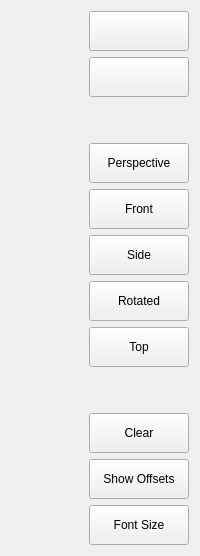
                    <widget class="QWidget" name="tabPreview">
                     <attribute name="title">
                      <string>Preview</string>
                     </attribute>
                     <layout class="QHBoxLayout" name="horizontalLayout_2">
                      <item>
                       <widget class="GCodeGraphics" name="gcodegraphics">
                        <property name="focusPolicy">
                         <enum>Qt::ClickFocus</enum>
                        </property>
                        <property name="_view" stdset="0">
                         <string>p</string>
                        </property>
                        <property name="_dro" stdset="0">
                         <bool>true</bool>
                        </property>
                        <property name="_dtg" stdset="0">
                         <bool>true</bool>
                        </property>
                        <property name="_metric" stdset="0">
                         <bool>true</bool>
                        </property>
                        <property name="_overlay" stdset="0">
                         <bool>true</bool>
                        </property>
                        <property name="_offsets" stdset="0">
                         <bool>false</bool>
                        </property>
                        <property name="_small_origin" stdset="0">
                         <bool>true</bool>
                        </property>
                        <property name="background_color" stdset="0">
                         <color>
                          <red>0</red>
                          <green>0</green>
                          <blue>72</blue>
                         </color>
                        </property>
                        <property name="_use_gradient_background" stdset="0">
                         <bool>true</bool>
                        </property>
                        <property name="jog_color" stdset="0">
                         <color alpha="0">
                          <red>192</red>
                          <green>192</green>
                          <blue>0</blue>
                         </color>
                        </property>
                        <property name="Feed_color" stdset="0">
                         <color alpha="0">
                          <red>0</red>
                          <green>192</green>
                          <blue>0</blue>
                         </color>
                        </property>
                        <property name="Rapid_color" stdset="0">
                         <color alpha="0">
                          <red>0</red>
                          <green>192</green>
                          <blue>192</blue>
                         </color>
                        </property>
                        <property name="overlay" stdset="0">
                         <bool>true</bool>
                        </property>
                       </widget>
                      </item>
                      <item>
                       <widget class="QFrame" name="frame">
                        <property name="minimumSize">
                         <size>
                          <width>0</width>
                          <height>0</height>
                         </size>
                        </property>
                        <property name="maximumSize">
                         <size>
                          <width>120</width>
                          <height>16777215</height>
                         </size>
                        </property>
                        <property name="frameShape">
                         <enum>QFrame::NoFrame</enum>
                        </property>
                        <property name="frameShadow">
                         <enum>QFrame::Raised</enum>
                        </property>
                        <layout class="QVBoxLayout" name="verticalLayout">
                         <property name="leftMargin">
                          <number>0</number>
                         </property>
                         <property name="topMargin">
                          <number>0</number>
                         </property>
                         <property name="rightMargin">
                          <number>0</number>
                         </property>
                         <property name="bottomMargin">
                          <number>0</number>
                         </property>
                         <item>
                          <widget class="QPushButton" name="buttonZoomIn">
                           <property name="sizePolicy">
                            <sizepolicy hsizetype="Minimum" vsizetype="Expanding">
                             <horstretch>0</horstretch>
                             <verstretch>0</verstretch>
                            </sizepolicy>
                           </property>
                           <property name="minimumSize">
                            <size>
                             <width>100</width>
                             <height>40</height>
                            </size>
                           </property>
                           <property name="text">
                            <string/>
                           </property>
                           <property name="icon">
                            <iconset resource="qtaxis.qrc">
                             <normaloff>:/toolbar/images/tool_zoomin.gif</normaloff>:/toolbar/images/tool_zoomin.gif</iconset>
                           </property>
                          </widget>
                         </item>
                         <item>
                          <widget class="QPushButton" name="buttonZoomOut">
                           <property name="sizePolicy">
                            <sizepolicy hsizetype="Minimum" vsizetype="Expanding">
                             <horstretch>0</horstretch>
                             <verstretch>0</verstretch>
                            </sizepolicy>
                           </property>
                           <property name="minimumSize">
                            <size>
                             <width>100</width>
                             <height>40</height>
                            </size>
                           </property>
                           <property name="text">
                            <string/>
                           </property>
                           <property name="icon">
                            <iconset resource="qtaxis.qrc">
                             <normaloff>:/toolbar/images/tool_zoomout.gif</normaloff>:/toolbar/images/tool_zoomout.gif</iconset>
                           </property>
                          </widget>
                         </item>
                         <item>
                          <spacer name="verticalSpacer_3">
                           <property name="orientation">
                            <enum>Qt::Vertical</enum>
                           </property>
                           <property name="sizeHint" stdset="0">
                            <size>
                             <width>20</width>
                             <height>40</height>
                            </size>
                           </property>
                          </spacer>
                         </item>
                         <item>
                          <widget class="QPushButton" name="buttonPerspectiveView">
                           <property name="sizePolicy">
                            <sizepolicy hsizetype="Minimum" vsizetype="Expanding">
                             <horstretch>0</horstretch>
                             <verstretch>0</verstretch>
                            </sizepolicy>
                           </property>
                           <property name="minimumSize">
                            <size>
                             <width>100</width>
                             <height>40</height>
                            </size>
                           </property>
                           <property name="text">
                            <string>Perspective</string>
                           </property>
                           <property name="icon">
                            <iconset resource="qtaxis.qrc">
                             <normaloff>:/toolbar/images/tool_axis_p.gif</normaloff>:/toolbar/images/tool_axis_p.gif</iconset>
                           </property>
                          </widget>
                         </item>
                         <item>
                          <widget class="QPushButton" name="buttonFrontView">
                           <property name="sizePolicy">
                            <sizepolicy hsizetype="Minimum" vsizetype="Expanding">
                             <horstretch>0</horstretch>
                             <verstretch>0</verstretch>
                            </sizepolicy>
                           </property>
                           <property name="minimumSize">
                            <size>
                             <width>100</width>
                             <height>40</height>
                            </size>
                           </property>
                           <property name="text">
                            <string>Front</string>
                           </property>
                           <property name="icon">
                            <iconset resource="qtaxis.qrc">
                             <normaloff>:/toolbar/images/tool_axis_y.gif</normaloff>:/toolbar/images/tool_axis_y.gif</iconset>
                           </property>
                          </widget>
                         </item>
                         <item>
                          <widget class="QPushButton" name="buttonSideView">
                           <property name="sizePolicy">
                            <sizepolicy hsizetype="Minimum" vsizetype="Expanding">
                             <horstretch>0</horstretch>
                             <verstretch>0</verstretch>
                            </sizepolicy>
                           </property>
                           <property name="minimumSize">
                            <size>
                             <width>100</width>
                             <height>40</height>
                            </size>
                           </property>
                           <property name="text">
                            <string>Side</string>
                           </property>
                           <property name="icon">
                            <iconset resource="qtaxis.qrc">
                             <normaloff>:/toolbar/images/tool_axis_x.gif</normaloff>:/toolbar/images/tool_axis_x.gif</iconset>
                           </property>
                          </widget>
                         </item>
                         <item>
                          <widget class="QPushButton" name="buttonRotatedView">
                           <property name="sizePolicy">
                            <sizepolicy hsizetype="Minimum" vsizetype="Expanding">
                             <horstretch>0</horstretch>
                             <verstretch>0</verstretch>
                            </sizepolicy>
                           </property>
                           <property name="minimumSize">
                            <size>
                             <width>100</width>
                             <height>40</height>
                            </size>
                           </property>
                           <property name="text">
                            <string>Rotated</string>
                           </property>
                           <property name="icon">
                            <iconset resource="qtaxis.qrc">
                             <normaloff>:/toolbar/images/tool_axis_z2.gif</normaloff>:/toolbar/images/tool_axis_z2.gif</iconset>
                           </property>
                          </widget>
                         </item>
                         <item>
                          <widget class="QPushButton" name="buttonTopView">
                           <property name="sizePolicy">
                            <sizepolicy hsizetype="Minimum" vsizetype="Expanding">
                             <horstretch>0</horstretch>
                             <verstretch>0</verstretch>
                            </sizepolicy>
                           </property>
                           <property name="minimumSize">
                            <size>
                             <width>100</width>
                             <height>40</height>
                            </size>
                           </property>
                           <property name="text">
                            <string>Top</string>
                           </property>
                           <property name="icon">
                            <iconset resource="qtaxis.qrc">
                             <normaloff>:/toolbar/images/tool_axis_z.gif</normaloff>:/toolbar/images/tool_axis_z.gif</iconset>
                           </property>
                          </widget>
                         </item>
                         <item>
                          <spacer name="verticalSpacer_2">
                           <property name="orientation">
                            <enum>Qt::Vertical</enum>
                           </property>
                           <property name="sizeHint" stdset="0">
                            <size>
                             <width>20</width>
                             <height>40</height>
                            </size>
                           </property>
                          </spacer>
                         </item>
                         <item>
                          <widget class="QPushButton" name="buttonClearPlot">
                           <property name="sizePolicy">
                            <sizepolicy hsizetype="Minimum" vsizetype="Expanding">
                             <horstretch>0</horstretch>
                             <verstretch>0</verstretch>
                            </sizepolicy>
                           </property>
                           <property name="minimumSize">
                            <size>
                             <width>100</width>
                             <height>40</height>
                            </size>
                           </property>
                           <property name="text">
                            <string>Clear</string>
                           </property>
                           <property name="icon">
                            <iconset resource="qtaxis.qrc">
                             <normaloff>:/toolbar/images/tool_clear.gif</normaloff>:/toolbar/images/tool_clear.gif</iconset>
                           </property>
                          </widget>
                         </item>
                         <item>
                          <widget class="QPushButton" name="buttonShowOffsets">
                           <property name="sizePolicy">
                            <sizepolicy hsizetype="Preferred" vsizetype="Expanding">
                             <horstretch>0</horstretch>
                             <verstretch>0</verstretch>
                            </sizepolicy>
                           </property>
                           <property name="minimumSize">
                            <size>
                             <width>100</width>
                             <height>40</height>
                            </size>
                           </property>
                           <property name="text">
                            <string>Show Offsets</string>
                           </property>
                          </widget>
                         </item>
                         <item>
                          <widget class="QPushButton" name="buttonLargeDRO">
                           <property name="sizePolicy">
                            <sizepolicy hsizetype="Minimum" vsizetype="Expanding">
                             <horstretch>0</horstretch>
                             <verstretch>0</verstretch>
                            </sizepolicy>
                           </property>
                           <property name="minimumSize">
                            <size>
                             <width>100</width>
                             <height>40</height>
                            </size>
                           </property>
                           <property name="text">
                            <string>Font Size</string>
                           </property>
                          </widget>
                         </item>
                        </layout>
                       </widget>
                      </item>
                     </layout>
                    </widget>
